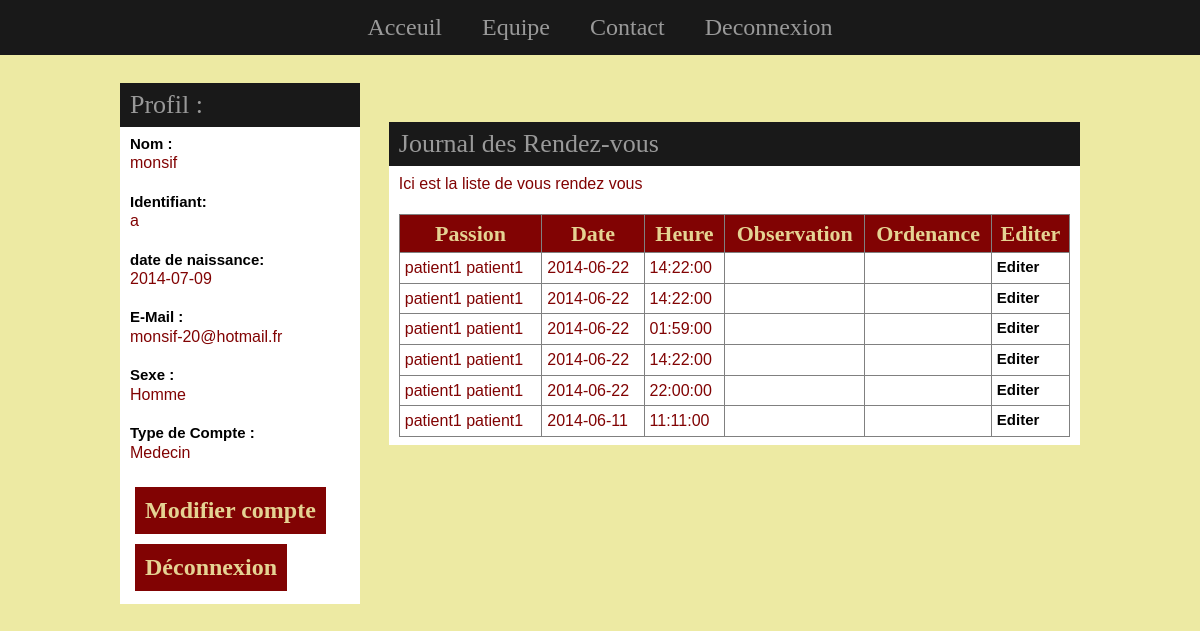
The app's page /compte/compte_medecin.php?id=3 (signed in) with its own data.
### tables this page shows
CREATE TABLE IF NOT EXISTS `user` (
  `id` int(11) NOT NULL AUTO_INCREMENT,
  `nom` varchar(20) NOT NULL,
  `identifiant` varchar(20) NOT NULL,
  `motdepasse` varchar(20) NOT NULL,
  `email` varchar(20) NOT NULL,
  `prenom` varchar(20) NOT NULL,
  `profile` varchar(20) NOT NULL,
  `sexe` varchar(20) NOT NULL,
  `datedenaissance` varchar(20) NOT NULL,
  PRIMARY KEY (`id`)
);

CREATE TABLE IF NOT EXISTS `rendez_vous` (
  `id` int(11) NOT NULL AUTO_INCREMENT,
  `date` date NOT NULL,
  `heure` time NOT NULL,
  `id_patient` int(11) NOT NULL,
  `id_medecin` int(11) NOT NULL,
  `observation` text NOT NULL,
  `ordenance` text NOT NULL,
  PRIMARY KEY (`id`),
  KEY `id_patient` (`id_medecin`),
  KEY `id_patient_2` (`id_patient`)
);

### php/user.php (called while the page is built, shortened)
<?php
function getUser(){
$lire_donnee = mysql_query('SELECT * FROM user WHERE id="'.$_GET['id'].'"');
$resultat = mysql_fetch_array($lire_donnee) or die( "erreur dans le compte ");
return $resultat;
}
function getUserById($id){
$lire_donnee = mysql_query('SELECT * FROM user WHERE id= '.$id.' ');
$resultat = mysql_fetch_array($lire_donnee) or die( "erreur dans le compte ");
return $resultat['nom']." ".$resultat['prenom'];
}
 ?>

### php/rendez_vous.php (called while the page is built, shortened)
<?php
  function getAllRendezMedecin(){
			$resultat = mysql_query('SELECT * FROM rendez_vous WHERE id_medecin="'.$_GET['id'].'"');
			return $resultat ;
  }
 ?>

### compte/compte_medecin.php (the view, shortened to what this page needs)
<!DOCTYPE html PUBLIC "-//W3C//DTD XHTML 1.0 Transitional//EN" "http://www.w3.org/TR/xhtml1/DTD/xhtml1-transitional.dtd">
<html xmlns="http://www.w3.org/1999/xhtml">
<head>
<link href="../boilerplate.css" rel="stylesheet" type="text/css">
<link href="../gird_style/gird_16.css" rel="stylesheet" type="text/css">
<link href="../style/head_style.css" rel="stylesheet" type="text/css">
<link href="../style/content_css.css" rel="stylesheet" type="text/css">
<link href="compte_css/style_compte.css" rel="stylesheet" type="text/css" />
<link href="compte_css/content_gauche.css" rel="stylesheet" type="text/css" />
</head>
<body>
<header>
  <nav>
      <table  border="0" align="center" cellpadding="0" cellspacing="10">
  <tr>
    <td class="nav_b"><a href="../index.php">Acceuil</a></td>
    <td class="nav_b"><a href="../index.php#equipe">Equipe</a></td>
    <td class="nav_b"><a href="../index.php#contact">Contact</a></td>
    <td class="nav_b"><a href="<?php
                                    if(isset($_SESSION['l'])) { echo "../php/logout.php" ;}
                                    else { echo "login/login.php" ;} ?>">
                                    <?php  if(isset($_SESSION['l'])) { echo "Deconnexion" ;}
                                               else { echo "Connexion" ;} ?>
  </a></td>
  </tr>
</table>
  </nav>
</header>
<div id="content_compte">
	<div id="content_compte_gauche">
   	  <div id="profil">
<?php
include '../php/user.php';
include '../php/rendez_vous.php';
$resultat = getUser();
?>
      	<div id="titre_div">
        Profil :
        </div>
		<div id="donnees">
        <a>Nom :</a><br/><?php echo $resultat['nom'];?><br/><br/>
        <a>Identifiant:</a><br/><?php echo $resultat['identifiant'];?><br/><br/>
        <a>date de naissance:</a><br/><?php echo $resultat['datedenaissance'];?><br/><br/>
        <a>E-Mail :</a><br/><?php echo $resultat['email'];?><br/><br/>
        <a>Sexe :</a><br/><?php echo $resultat['sexe'];?><br/><br/>
        <a>Type de Compte :</a><br/><?php echo $resultat['profile'];?><br/><br/>
        <form action="" method="post" name="deconnexion">
         <input class="bouton" name="modificationMedecin" type="submit" value="Modifier compte"></br>
        <input class="bouton" name="deconnexion" type="submit" value="Déconnexion">
        </form>
        </div>
      </div>
  </div>
  <div id="content_compte_droit">
<br/><br/>
	<div id="titre_div">Journal des Rendez-vous</div>
    <div id="donnees">Ici est la liste de vous rendez vous<br/><br/>
    <table width="100%" border="1" cellspacing="5" cellpadding="5">
  <tr>
    <th>Passion</th>
    <th>Date</th>
    <th>Heure</th>
    <th>Observation</th>
    <th>Ordenance</th>
    <th>Editer</th>
  </tr>
<?php
 $rendezvousMedecin = getAllRendezMedecin();
 while( $resultat = mysql_fetch_array($rendezvousMedecin))
	{ echo '<tr>';
  $patient = getUserById($resultat['id_patient']) ;
  echo '<tr>';
  echo '<td>'.$patient.'</td>';
  echo '<td>'.$resultat['date'].'</td>';
  echo '<td>'.$resultat['heure'].'</td>';
  echo '<td>'.$resultat['observation'].'</td>';
  echo '<td>'.$resultat['ordenance'].'</td>';
  echo '<td> <a href="compte_medecin.php?id='.$_GET['id'].'&idr='.$resultat['id'].'">Editer</a></td>';
  echo'</tr>';
}
	?>
  </table>
   </div>
<br/><br/>
  <br/>
</div>
</div>
</body>
</html>

### boilerplate.css (style rules this page uses)
article, aside, details, figcaption, figure, footer, header, hgroup, nav, section { display: block; }
html { font-size: 100%; overflow-y: scroll; -webkit-text-size-adjust: 100%; -ms-text-size-adjust: 100%; }
body { margin: 0; font-size: 13px; line-height: 1.231; }
body, button, input, select, textarea { font-family: sans-serif; color: #F5FCA0; }
a { color: #00e; }
form { margin: 0; }
button, input, select, textarea { font-size: 100%; margin: 0; vertical-align: baseline; *vertical-align: middle; }
button, input { line-height: normal; *overflow: visible; }
button, input[type="button"], input[type="reset"], input[type="submit"] { cursor: pointer; -webkit-appearance: button; }
table { border-collapse: collapse; border-spacing: 0; }
td { vertical-align: top; }

### style/head_style.css (style rules this page uses)
body { background-color: #EDEAA3; color: #261717; font-size:16px; font: Calibri; }
header { background-color: #191919; height: 55px; width: 100%; }
nav { padding-top:13px; }
.nav_b a { padding-left:20px; padding-right:20px; color: #999; font-family: "Agency FB"; font-size: 24px; font-weight: lighter; text-align:center; }
a:link { text-decoration:none; }

### style/content_css.css (style rules this page uses)
th { background-color:; color:#E5D393; font-family: "Agency FB"; background-color:#810303; font-size:22px; }
.bouton { font-family: "Agency FB"; font-size: 24px; color: #E5D393; margin: 5px; padding: 10px; cursor: pointer; text-align: center; font-weight: bold; background-color:#810303; border:none; }
input,textarea, label,select { padding:10px; color:#000; font-size:15px; font:Calibri; }

### compte/compte_css/style_compte.css (style rules this page uses)
#content_compte { padding-left:10%; padding-right:10%; width:80%; min-height:589px; position:relative; top: 20px; }
#content_compte_gauche { float:left; padding-top:8px; width:25%; }
#content_compte_droit { float:right; width:72%; padding-top:8px; height:100px; }

### compte/compte_css/content_gauche.css (style rules this page uses)
#titre_div { padding:6px; padding-left:10px; font-family: "Agency FB"; font-size:26px; color: #999; background-color: #191919; cursor:pointer; }
#donnees { padding-top:8px; padding-bottom:8px; padding-left:10px; padding-right:10px; background-color:#FFF; color:#810303; font-size:16px; font:Calibri; }
#donnees a { color:black; font-size:15px; font:Calibri; font-weight:bold; }

### records on screen
user: nom "monsif", identifiant "a", datedenaissance "2014-07-09", email "monsif-20@hotmail.fr", sexe "Homme", profile "Medecin"
rendez_vous: id_patient.prenom "patient1 patient1", date "2014-06-22", heure "14:22:00"
rendez_vous: id_patient.prenom "patient1 patient1", date "2014-06-22", heure "14:22:00"
rendez_vous: id_patient.prenom "patient1 patient1", date "2014-06-22", heure "01:59:00"
rendez_vous: id_patient.prenom "patient1 patient1", date "2014-06-22", heure "14:22:00"
rendez_vous: id_patient.prenom "patient1 patient1", date "2014-06-22", heure "22:00:00"
rendez_vous: id_patient.prenom "patient1 patient1", date "2014-06-11", heure "11:11:00"
